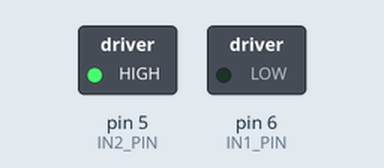
Simulated run of this sketch. Board: Arduino Uno, built with avr-gcc and run on an emulated ATmega328P. Shown: switched loads named in the sketch (green lamp = pin HIGH).

Above: at 0.1 s.
Timing chart, 0 to 1.6 s (numbered marks = the images above):
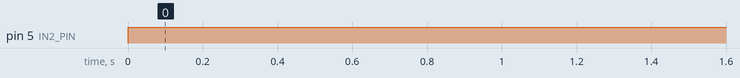

The sketch:

Protract.ino
```cpp
//Code for only protract to the max (i.e. floating mode)

// constants won't change
const int IN1_PIN = 6; // the Arduino pin connected to the IN1 pin L298N
const int IN2_PIN = 5; // the Arduino pin connected to the IN2 pin L298N

// the setup function runs once when you press reset or power the board
void setup() {
  // initialize digital pins as outputs.
  pinMode(IN1_PIN, OUTPUT);
  pinMode(IN2_PIN, OUTPUT);
}

// the loop function runs over and over again forever
void loop() {

  //protracts the actuator
  digitalWrite(IN1_PIN, LOW);
  digitalWrite(IN2_PIN, HIGH);

  delay(35000); // actuator will stop retracting automatically when reaching the limit
}
```

Measured:
- by itself, pin 5 (IN2_PIN): LOW → HIGH at 0.00 s
